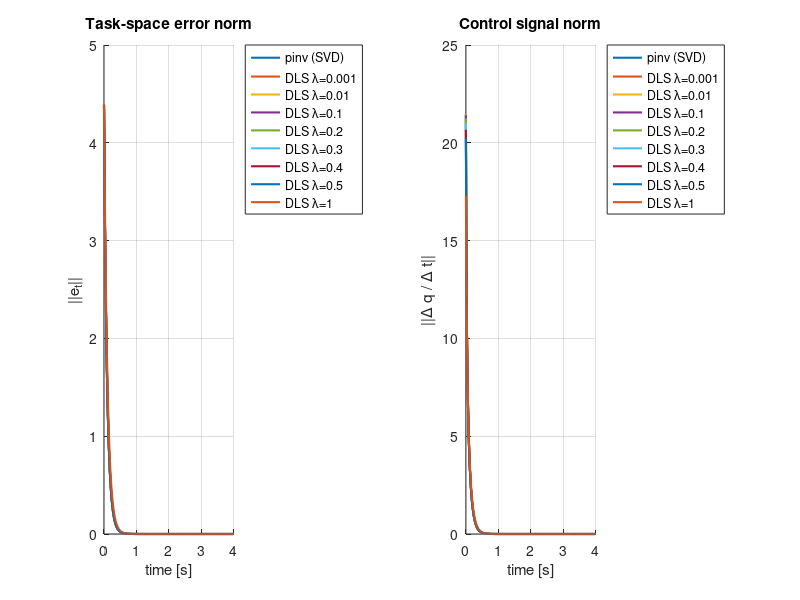

The MATLAB script that drew this image:
% seven_dof_robot_damping_comparison.m
clear; close all; clc;

% Robot (7-DoF planar, unit links)
n  = 7; l = ones(n,1);
q0 = (pi/12)*ones(n,1);    % non-singular start
ut = [2; 1];

% Control params
eta = 10; tau = 0.01; T = 4.0; K = round(T/tau);
fk = @(q) [ sum(l.*cos(cumsum(q))); sum(l.*sin(cumsum(q))) ];
lset = [0.001 0.01 0.1 0.2 0.3 0.4 0.5 1.0];

errs  = cell(1, 1+numel(lset));
uNorm = cell(1, 1+numel(lset));
names = cell(1, 1+numel(lset));

% SVD pseudoinverse
q = q0; en = zeros(1,K); un = zeros(1,K);
for k=1:K
    p=fk(q); e=ut-p; en(k)=norm(e);
    csum=cumsum(q); J=zeros(2,n);
    for i=1:n
        J(1,i) = -sum(l(i:end).*sin(csum(i:end)));
        J(2,i) =  sum(l(i:end).*cos(csum(i:end)));
    end
    qdot = pinv(J) * (eta*e);
    un(k) = norm(qdot); q = q + tau*qdot;
end
errs{1}=en; uNorm{1}=un; names{1}='pinv (SVD)';

% DLS controllers
for j=1:numel(lset)
    lam=lset(j); q=q0; en=zeros(1,K); un=zeros(1,K);
    for k=1:K
        p=fk(q); e=ut-p; en(k)=norm(e);
        csum=cumsum(q); J=zeros(2,n);
        for i=1:n
            J(1,i) = -sum(l(i:end).*sin(csum(i:end)));
            J(2,i) =  sum(l(i:end).*cos(csum(i:end)));
        end
        A = J*J.' + (lam^2)*eye(2);
        qdot = J.'*(A \ (eta*e));
        un(k)=norm(qdot); q = q + tau*qdot;
    end
    errs{1+j}=en; uNorm{1+j}=un; names{1+j}=sprintf('DLS \\lambda=%.3g',lam);
end

% Plots
mxK = max(cellfun(@numel, errs));
subplot(1,2,1); hold on; grid on;
for i=1:numel(errs), plot((0:mxK-1)*tau, errs{i}, 'LineWidth',1.5); end
xlabel('time [s]'); ylabel('||e_t||'); title('Task-space error norm');
legend(names,'Location','northeastoutside');

subplot(1,2,2); hold on; grid on;
for i=1:numel(uNorm), plot((0:mxK-1)*tau, uNorm{i}, 'LineWidth',1.5); end
xlabel('time [s]'); ylabel('||\Delta q / \Delta t||'); title('Control signal norm');
legend(names,'Location','northeastoutside');
